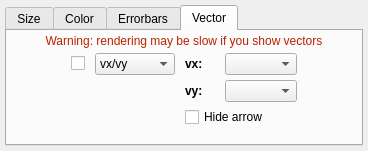
<?xml version="1.0" encoding="UTF-8"?>
<ui version="4.0">
 <class>Form</class>
 <widget class="QWidget" name="Form">
  <property name="geometry">
   <rect>
    <x>0</x>
    <y>0</y>
    <width>368</width>
    <height>151</height>
   </rect>
  </property>
  <property name="windowTitle">
   <string>Form</string>
  </property>
  <layout class="QGridLayout" name="gridLayout">
   <property name="leftMargin">
    <number>5</number>
   </property>
   <property name="topMargin">
    <number>5</number>
   </property>
   <property name="rightMargin">
    <number>5</number>
   </property>
   <property name="bottomMargin">
    <number>5</number>
   </property>
   <item row="0" column="0">
    <widget class="QTabWidget" name="tab_widget">
     <property name="currentIndex">
      <number>3</number>
     </property>
     <widget class="QWidget" name="tab_2">
      <attribute name="title">
       <string>Size</string>
      </attribute>
      <layout class="QVBoxLayout" name="verticalLayout">
       <property name="spacing">
        <number>5</number>
       </property>
       <property name="leftMargin">
        <number>12</number>
       </property>
       <property name="topMargin">
        <number>3</number>
       </property>
       <property name="rightMargin">
        <number>12</number>
       </property>
       <property name="bottomMargin">
        <number>3</number>
       </property>
       <item>
        <widget class="QLabel" name="label_warning_size">
         <property name="styleSheet">
          <string notr="true">color: #BB2200</string>
         </property>
         <property name="text">
          <string>Warning: rendering may be slow in 'Linear' mode</string>
         </property>
         <property name="alignment">
          <set>Qt::AlignCenter</set>
         </property>
        </widget>
       </item>
       <item>
        <widget class="QWidget" name="size_row_1" native="true">
         <layout class="QHBoxLayout" name="horizontalLayout">
          <property name="spacing">
           <number>7</number>
          </property>
          <property name="leftMargin">
           <number>0</number>
          </property>
          <property name="topMargin">
           <number>0</number>
          </property>
          <property name="rightMargin">
           <number>0</number>
          </property>
          <property name="bottomMargin">
           <number>0</number>
          </property>
          <item>
           <widget class="QComboBox" name="combosel_size_mode">
            <property name="sizePolicy">
             <sizepolicy hsizetype="Minimum" vsizetype="Fixed">
              <horstretch>0</horstretch>
              <verstretch>0</verstretch>
             </sizepolicy>
            </property>
            <property name="maximumSize">
             <size>
              <width>80</width>
              <height>16777215</height>
             </size>
            </property>
            <item>
             <property name="text">
              <string>Fixed</string>
             </property>
            </item>
            <item>
             <property name="text">
              <string>Linear</string>
             </property>
            </item>
           </widget>
          </item>
          <item>
           <widget class="QComboBox" name="combosel_size_att">
            <property name="sizeAdjustPolicy">
             <enum>QComboBox::AdjustToMinimumContentsLength</enum>
            </property>
           </widget>
          </item>
          <item>
           <widget class="QSpinBox" name="value_size"/>
          </item>
         </layout>
        </widget>
       </item>
       <item>
        <widget class="QWidget" name="size_row_2" native="true">
         <layout class="QHBoxLayout" name="horizontalLayout_2">
          <property name="spacing">
           <number>7</number>
          </property>
          <property name="leftMargin">
           <number>0</number>
          </property>
          <property name="topMargin">
           <number>0</number>
          </property>
          <property name="rightMargin">
           <number>0</number>
          </property>
          <property name="bottomMargin">
           <number>0</number>
          </property>
          <item>
           <widget class="QLabel" name="label">
            <property name="font">
             <font>
              <weight>75</weight>
              <bold>true</bold>
             </font>
            </property>
            <property name="text">
             <string>limits:</string>
            </property>
           </widget>
          </item>
          <item>
           <widget class="QLineEdit" name="valuetext_size_vmin"/>
          </item>
          <item>
           <widget class="QToolButton" name="button_flip_size">
            <property name="styleSheet">
             <string notr="true">padding: 0px</string>
            </property>
            <property name="text">
             <string>⇄</string>
            </property>
           </widget>
          </item>
          <item>
           <widget class="QLineEdit" name="valuetext_size_vmax"/>
          </item>
         </layout>
        </widget>
       </item>
       <item>
        <widget class="QWidget" name="size_row_3" native="true">
         <layout class="QHBoxLayout" name="horizontalLayout_3">
          <property name="spacing">
           <number>7</number>
          </property>
          <property name="leftMargin">
           <number>0</number>
          </property>
          <property name="topMargin">
           <number>0</number>
          </property>
          <property name="rightMargin">
           <number>0</number>
          </property>
          <property name="bottomMargin">
           <number>0</number>
          </property>
          <item>
           <widget class="QLabel" name="label_2">
            <property name="font">
             <font>
              <weight>75</weight>
              <bold>true</bold>
             </font>
            </property>
            <property name="text">
             <string>scaling: </string>
            </property>
           </widget>
          </item>
          <item>
           <widget class="QSlider" name="value_size_scaling">
            <property name="maximum">
             <number>100</number>
            </property>
            <property name="value">
             <number>50</number>
            </property>
            <property name="orientation">
             <enum>Qt::Horizontal</enum>
            </property>
           </widget>
          </item>
         </layout>
        </widget>
       </item>
       <item>
        <spacer name="verticalSpacer">
         <property name="orientation">
          <enum>Qt::Vertical</enum>
         </property>
         <property name="sizeHint" stdset="0">
          <size>
           <width>20</width>
           <height>40</height>
          </size>
         </property>
        </spacer>
       </item>
      </layout>
     </widget>
     <widget class="QWidget" name="tab_4">
      <attribute name="title">
       <string>Color</string>
      </attribute>
      <layout class="QVBoxLayout" name="verticalLayout_2">
       <property name="spacing">
        <number>5</number>
       </property>
       <property name="leftMargin">
        <number>12</number>
       </property>
       <property name="topMargin">
        <number>3</number>
       </property>
       <property name="rightMargin">
        <number>12</number>
       </property>
       <property name="bottomMargin">
        <number>3</number>
       </property>
       <item>
        <widget class="QLabel" name="label_warning_color">
         <property name="styleSheet">
          <string notr="true">color: #BB2200</string>
         </property>
         <property name="text">
          <string>Warning: rendering may be slow in 'Linear' mode</string>
         </property>
         <property name="alignment">
          <set>Qt::AlignCenter</set>
         </property>
        </widget>
       </item>
       <item>
        <widget class="QWidget" name="color_row_1" native="true">
         <layout class="QHBoxLayout" name="horizontalLayout_6">
          <property name="spacing">
           <number>7</number>
          </property>
          <property name="leftMargin">
           <number>0</number>
          </property>
          <property name="topMargin">
           <number>0</number>
          </property>
          <property name="rightMargin">
           <number>0</number>
          </property>
          <property name="bottomMargin">
           <number>0</number>
          </property>
          <item>
           <widget class="QComboBox" name="combosel_cmap_mode">
            <property name="maximumSize">
             <size>
              <width>80</width>
              <height>16777215</height>
             </size>
            </property>
            <item>
             <property name="text">
              <string>Fixed</string>
             </property>
            </item>
            <item>
             <property name="text">
              <string>Linear</string>
             </property>
            </item>
           </widget>
          </item>
          <item>
           <widget class="QComboBox" name="combosel_cmap_att">
            <property name="sizeAdjustPolicy">
             <enum>QComboBox::AdjustToMinimumContentsLength</enum>
            </property>
           </widget>
          </item>
          <item>
           <widget class="QColorBox" name="color_color">
            <property name="sizePolicy">
             <sizepolicy hsizetype="Preferred" vsizetype="Minimum">
              <horstretch>0</horstretch>
              <verstretch>0</verstretch>
             </sizepolicy>
            </property>
            <property name="text">
             <string/>
            </property>
           </widget>
          </item>
          <item>
           <widget class="QWidget" name="spacer_color_label" native="true"/>
          </item>
         </layout>
        </widget>
       </item>
       <item>
        <widget class="QWidget" name="color_row_2" native="true">
         <layout class="QHBoxLayout" name="horizontalLayout_8">
          <property name="spacing">
           <number>7</number>
          </property>
          <property name="leftMargin">
           <number>0</number>
          </property>
          <property name="topMargin">
           <number>0</number>
          </property>
          <property name="rightMargin">
           <number>0</number>
          </property>
          <property name="bottomMargin">
           <number>0</number>
          </property>
          <item>
           <widget class="QLabel" name="label_4">
            <property name="font">
             <font>
              <weight>75</weight>
              <bold>true</bold>
             </font>
            </property>
            <property name="text">
             <string>limits:</string>
            </property>
           </widget>
          </item>
          <item>
           <widget class="QLineEdit" name="valuetext_cmap_vmin"/>
          </item>
          <item>
           <widget class="QToolButton" name="button_flip_cmap">
            <property name="styleSheet">
             <string notr="true">padding: 0px</string>
            </property>
            <property name="text">
             <string>⇄</string>
            </property>
           </widget>
          </item>
          <item>
           <widget class="QLineEdit" name="valuetext_cmap_vmax"/>
          </item>
         </layout>
        </widget>
       </item>
       <item>
        <widget class="QWidget" name="color_row_3" native="true">
         <layout class="QHBoxLayout" name="horizontalLayout_9">
          <property name="spacing">
           <number>7</number>
          </property>
          <property name="leftMargin">
           <number>0</number>
          </property>
          <property name="topMargin">
           <number>0</number>
          </property>
          <property name="rightMargin">
           <number>0</number>
          </property>
          <property name="bottomMargin">
           <number>0</number>
          </property>
          <item>
           <widget class="QLabel" name="label_3">
            <property name="font">
             <font>
              <weight>75</weight>
              <bold>true</bold>
             </font>
            </property>
            <property name="text">
             <string>colormap:</string>
            </property>
           </widget>
          </item>
          <item>
           <widget class="QColormapCombo" name="combodata_cmap">
            <property name="sizePolicy">
             <sizepolicy hsizetype="Expanding" vsizetype="Fixed">
              <horstretch>0</horstretch>
              <verstretch>0</verstretch>
             </sizepolicy>
            </property>
            <property name="sizeAdjustPolicy">
             <enum>QComboBox::AdjustToMinimumContentsLength</enum>
            </property>
           </widget>
          </item>
         </layout>
        </widget>
       </item>
       <item>
        <spacer name="verticalSpacer_2">
         <property name="orientation">
          <enum>Qt::Vertical</enum>
         </property>
         <property name="sizeHint" stdset="0">
          <size>
           <width>20</width>
           <height>40</height>
          </size>
         </property>
        </spacer>
       </item>
      </layout>
     </widget>
     <widget class="QWidget" name="tab">
      <attribute name="title">
       <string>Errorbars</string>
      </attribute>
      <layout class="QGridLayout" name="gridLayout_2">
       <property name="leftMargin">
        <number>12</number>
       </property>
       <property name="topMargin">
        <number>3</number>
       </property>
       <property name="rightMargin">
        <number>12</number>
       </property>
       <property name="bottomMargin">
        <number>3</number>
       </property>
       <property name="horizontalSpacing">
        <number>10</number>
       </property>
       <property name="verticalSpacing">
        <number>5</number>
       </property>
       <item row="1" column="5">
        <spacer name="horizontalSpacer_2">
         <property name="orientation">
          <enum>Qt::Horizontal</enum>
         </property>
         <property name="sizeHint" stdset="0">
          <size>
           <width>40</width>
           <height>20</height>
          </size>
         </property>
        </spacer>
       </item>
       <item row="2" column="4">
        <widget class="QComboBox" name="combosel_yerr_att"/>
       </item>
       <item row="1" column="4">
        <widget class="QComboBox" name="combosel_xerr_att"/>
       </item>
       <item row="2" column="2">
        <widget class="QLabel" name="label_6">
         <property name="font">
          <font>
           <weight>75</weight>
           <bold>true</bold>
          </font>
         </property>
         <property name="text">
          <string>y:</string>
         </property>
        </widget>
       </item>
       <item row="1" column="2">
        <widget class="QLabel" name="label_5">
         <property name="font">
          <font>
           <weight>75</weight>
           <bold>true</bold>
          </font>
         </property>
         <property name="text">
          <string>x:</string>
         </property>
        </widget>
       </item>
       <item row="3" column="4">
        <spacer name="verticalSpacer_3">
         <property name="orientation">
          <enum>Qt::Vertical</enum>
         </property>
         <property name="sizeHint" stdset="0">
          <size>
           <width>20</width>
           <height>40</height>
          </size>
         </property>
        </spacer>
       </item>
       <item row="2" column="1">
        <widget class="QCheckBox" name="bool_yerr_visible">
         <property name="text">
          <string/>
         </property>
        </widget>
       </item>
       <item row="1" column="0">
        <spacer name="horizontalSpacer">
         <property name="orientation">
          <enum>Qt::Horizontal</enum>
         </property>
         <property name="sizeHint" stdset="0">
          <size>
           <width>40</width>
           <height>20</height>
          </size>
         </property>
        </spacer>
       </item>
       <item row="1" column="1">
        <widget class="QCheckBox" name="bool_xerr_visible">
         <property name="text">
          <string/>
         </property>
        </widget>
       </item>
       <item row="0" column="0" colspan="6">
        <widget class="QLabel" name="label_warning_errorbar">
         <property name="styleSheet">
          <string notr="true">color: #BB2200</string>
         </property>
         <property name="text">
          <string>Warning: rendering may be slow if you show errorbars</string>
         </property>
         <property name="alignment">
          <set>Qt::AlignCenter</set>
         </property>
        </widget>
       </item>
      </layout>
     </widget>
     <widget class="QWidget" name="tab_3">
      <attribute name="title">
       <string>Vector</string>
      </attribute>
      <layout class="QGridLayout" name="gridLayout_2">
       <property name="leftMargin">
        <number>12</number>
       </property>
       <property name="topMargin">
        <number>3</number>
       </property>
       <property name="rightMargin">
        <number>12</number>
       </property>
       <property name="bottomMargin">
        <number>3</number>
       </property>
       <property name="horizontalSpacing">
        <number>10</number>
       </property>
       <property name="verticalSpacing">
        <number>5</number>
       </property>
       <item row="3" column="3" colspan="3">
        <widget class="QCheckBox" name="bool_vector_hide_arrow">
         <property name="text">
          <string>Hide arrow</string>
         </property>
        </widget>
       </item>
       <item row="4" column="3">
        <spacer name="verticalSpacer_3">
         <property name="orientation">
          <enum>Qt::Vertical</enum>
         </property>
         <property name="sizeHint" stdset="0">
          <size>
           <width>20</width>
           <height>40</height>
          </size>
         </property>
        </spacer>
       </item>
       <item row="1" column="1">
        <widget class="QCheckBox" name="bool_vector_visible">
         <property name="text">
          <string/>
         </property>
        </widget>
       </item>
       <item row="1" column="0">
        <spacer name="horizontalSpacer">
         <property name="orientation">
          <enum>Qt::Horizontal</enum>
         </property>
         <property name="sizeHint" stdset="0">
          <size>
           <width>40</width>
           <height>20</height>
          </size>
         </property>
        </spacer>
       </item>
       <item row="1" column="5">
        <widget class="QComboBox" name="combosel_vx_att"/>
       </item>
       <item row="1" column="6">
        <spacer name="horizontalSpacer_2">
         <property name="orientation">
          <enum>Qt::Horizontal</enum>
         </property>
         <property name="sizeHint" stdset="0">
          <size>
           <width>40</width>
           <height>20</height>
          </size>
         </property>
        </spacer>
       </item>
       <item row="2" column="5">
        <widget class="QComboBox" name="combosel_vy_att"/>
       </item>
       <item row="2" column="3">
        <widget class="QLabel" name="label_vector_y">
         <property name="font">
          <font>
           <weight>75</weight>
           <bold>true</bold>
          </font>
         </property>
         <property name="text">
          <string>vy:</string>
         </property>
        </widget>
       </item>
       <item row="1" column="3">
        <widget class="QLabel" name="label_vector_x">
         <property name="font">
          <font>
           <weight>75</weight>
           <bold>true</bold>
          </font>
         </property>
         <property name="text">
          <string>vx:</string>
         </property>
        </widget>
       </item>
       <item row="0" column="0" colspan="7">
        <widget class="QLabel" name="label_warning_vector">
         <property name="styleSheet">
          <string notr="true">color: #BB2200</string>
         </property>
         <property name="text">
          <string>Warning: rendering may be slow if you show vectors</string>
         </property>
         <property name="alignment">
          <set>Qt::AlignCenter</set>
         </property>
        </widget>
       </item>
       <item row="1" column="2">
        <widget class="QComboBox" name="combosel_vector_mode">
         <property name="sizePolicy">
          <sizepolicy hsizetype="Minimum" vsizetype="Fixed">
           <horstretch>0</horstretch>
           <verstretch>0</verstretch>
          </sizepolicy>
         </property>
         <property name="maximumSize">
          <size>
           <width>80</width>
           <height>16777215</height>
          </size>
         </property>
         <item>
          <property name="text">
           <string>vx/vy</string>
          </property>
         </item>
         <item>
          <property name="text">
           <string>ang/length</string>
          </property>
         </item>
        </widget>
       </item>
      </layout>
     </widget>
    </widget>
   </item>
  </layout>
 </widget>
 <customwidgets>
  <customwidget>
   <class>QColorBox</class>
   <extends>QLabel</extends>
   <header>glue.utils.qt.colors</header>
  </customwidget>
  <customwidget>
   <class>QColormapCombo</class>
   <extends>QComboBox</extends>
   <header>glue.utils.qt.colors</header>
  </customwidget>
 </customwidgets>
 <resources/>
 <connections/>
</ui>
